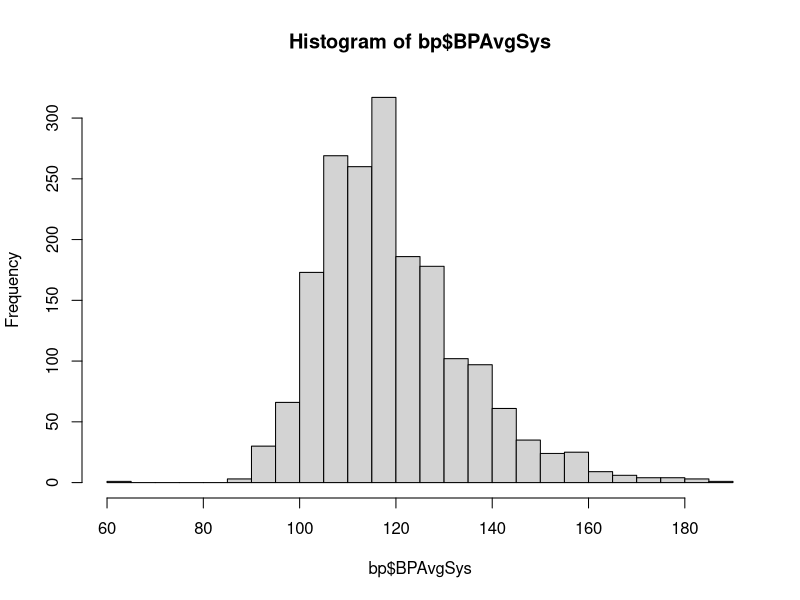
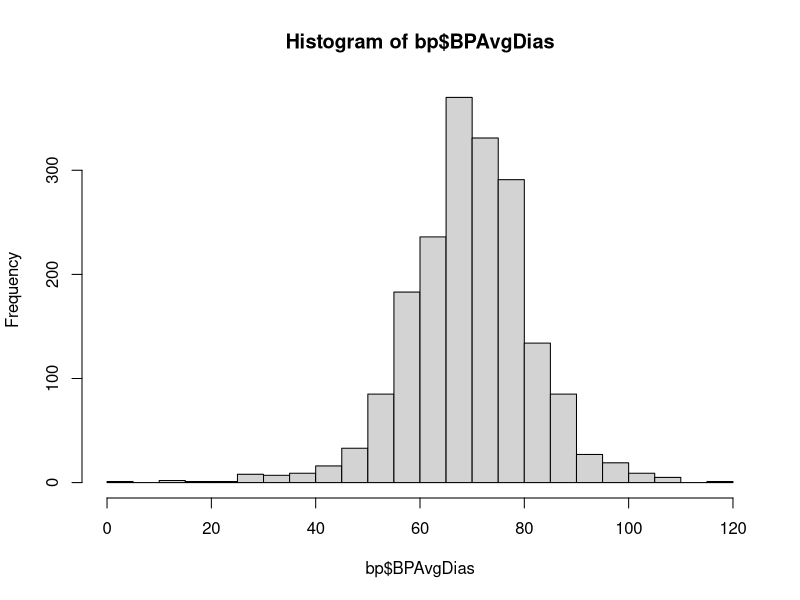
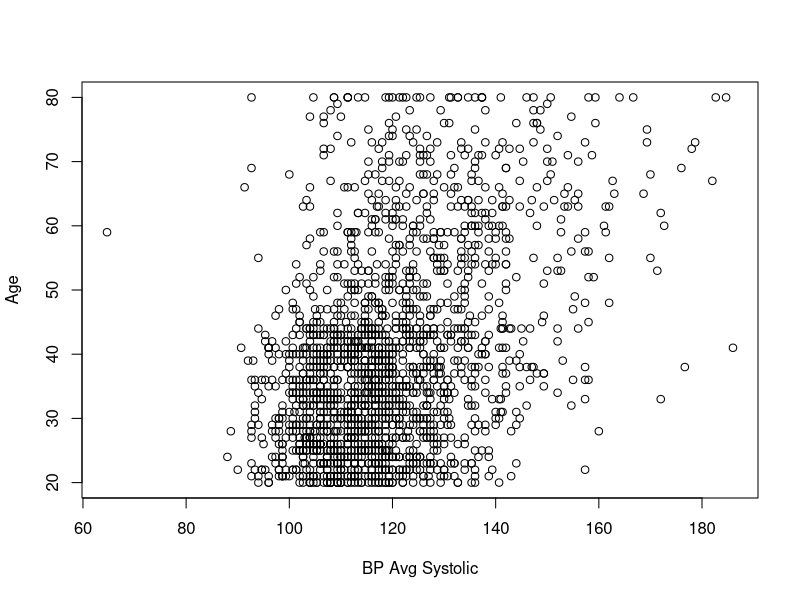
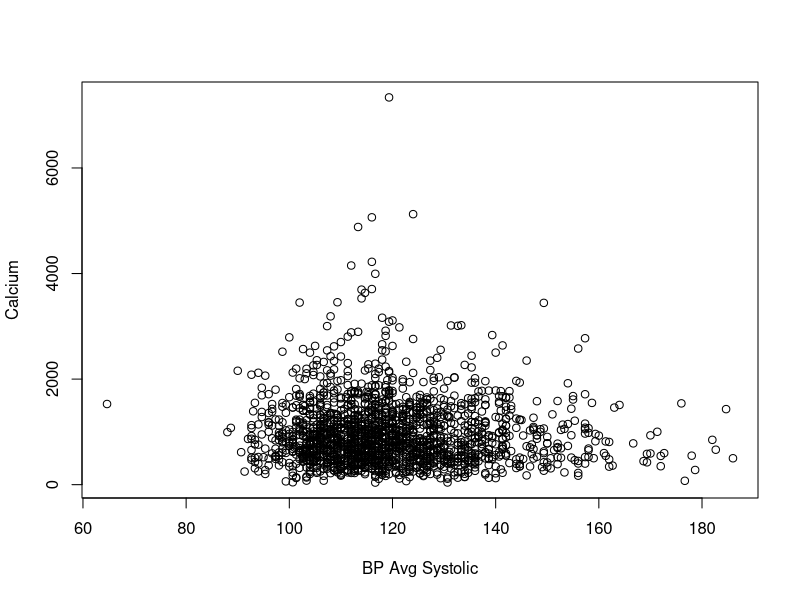
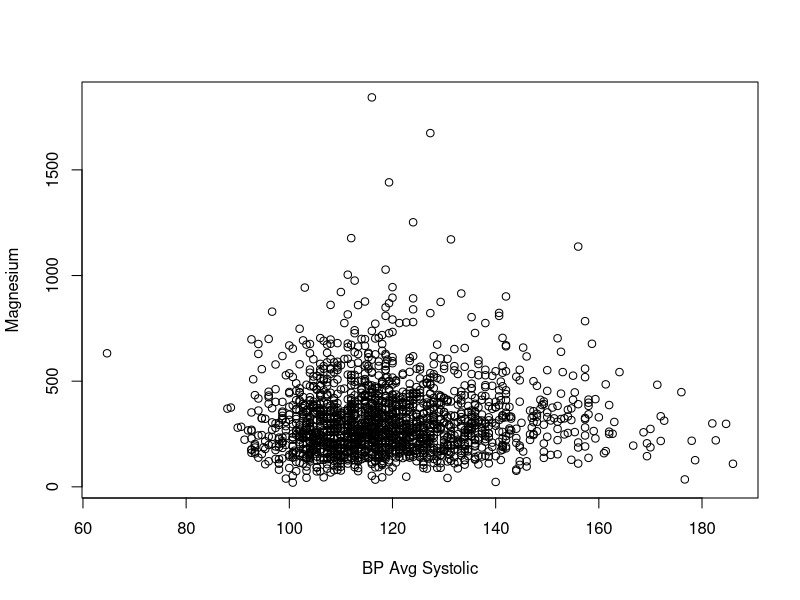
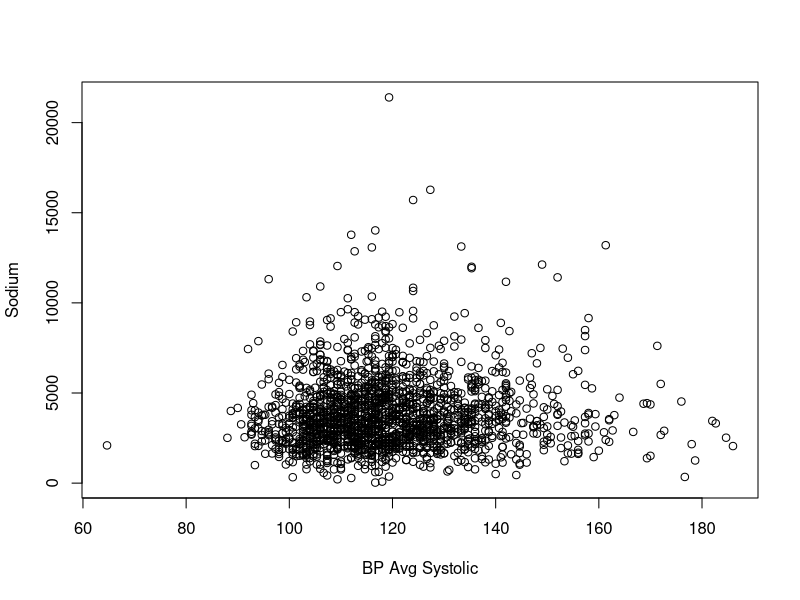
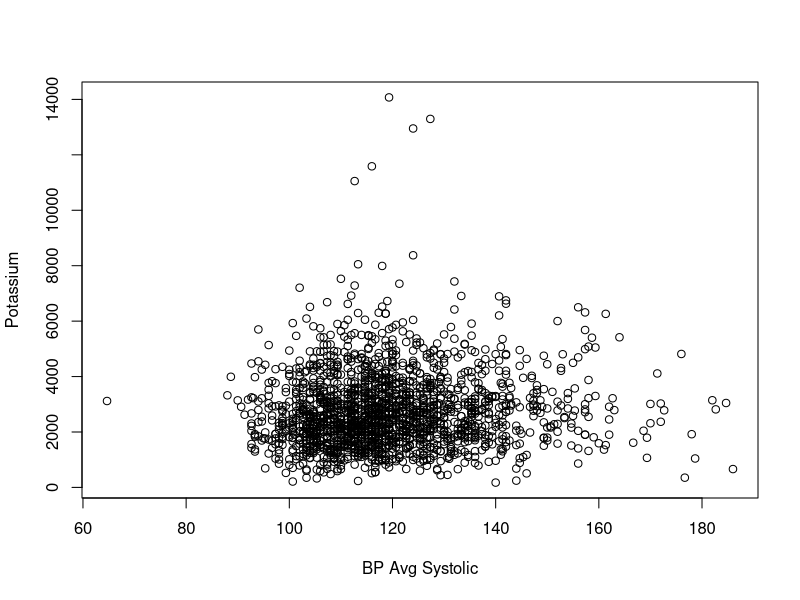
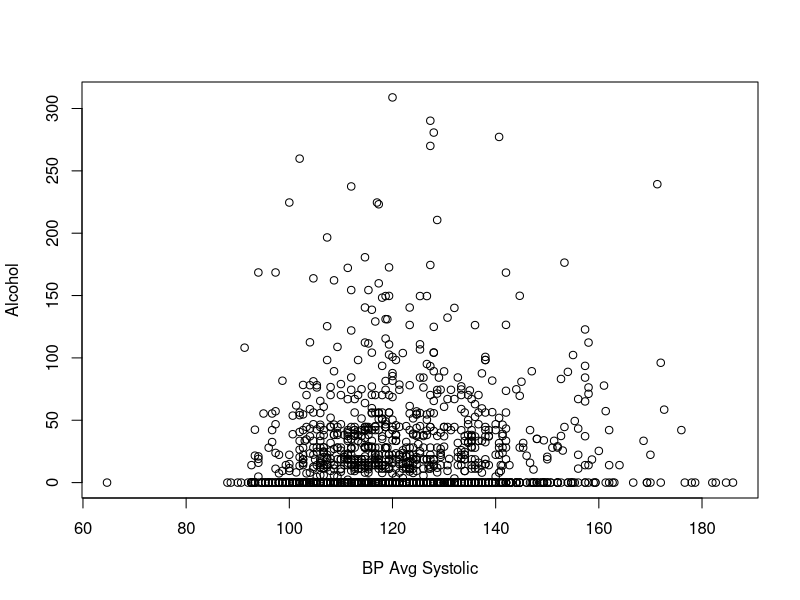

Here is the R script that generated these plots, in order:
## ---- chunk 1
knitr::opts_chunk$set(echo = TRUE)
## ---- chunk 2

bp = read.csv("NHANES Filtered Workbook.csv")
bp$BPAvgSys = rowMeans(bp[c("BPXSY1", "BPXSY2", "BPXSY3")], na.rm=TRUE)
bp$BPAvgDias = rowMeans(bp[c("BPXDI1", "BPXDI2", "BPXDI3")], na.rm=TRUE)
library(dplyr)
bp = select(bp,-c(SEQN, BPXSY1, BPXSY2, BPXSY3,BPXDI1,BPXDI2, BPXDI3, LBXIN, LBDINSI, LBDLDL, DIQ050, URXPREG,IND235))
## ---- chunk 3
bp = na.omit(bp)
bp$DBD895 = replace(bp$DBD895, bp$DBD895==5555, 22)
## ---- chunk 4
bp = bp %>% filter(RIDEXPRG != 3, INDHHIN2 %in% c(1:10,14,15), DRQSPREP != 9, DRQSDIET != 9, !ALQ130 %in% c(777,999), !DIQ010 %in% c(7,9), !DIQ160 %in% c(7,9), !DBD895 %in% c(7777,9999), !DPQ030 %in% c(7,9), !MCQ080 %in% c(7,9), !MCQ160B %in% c(7,9), !MCQ160C %in% c(7,9), !MCQ160F %in% c(7,9), !PAD680 %in% c(7777,9999), !SMQ020 %in% c(7,9))
## ---- chunk 5
colnames(bp)[1:34] = c("Sex","Age","Race","Pregnant", "InfantsInHousehold", "ChildrenInHousehold", "SeniorsInHousehold", "Income", "SaltUsed", "SpecialDiet", "Calcium","Magnesium","Sodium","Potassium","Alcohol", "Weight","BMI", "Waist", "LabCalcium", "LabCholesterol", "LabTriglycerides", "LabHDL", "LabGlucose", "DailyAlcoholicDrinks", "Diabetic","Prediabetic", "WeeklyMealsNotHomePrepared", "HighBP", "Overweight", "CongestiveHeartFailure", "CoronaryHeartDisease", "Stroke", "SedentaryMins", "SmokedCigarettes")

## ---- chunk 6
bp = select(bp,-c(Diabetic))
## ---- chunk 7
bp_d = subset(bp, select= -c(BPAvgSys))
bp_s = subset(bp, select= -c(BPAvgDias))
## ---- chunk 8
hist(bp$BPAvgSys, breaks =40)
hist(bp$BPAvgDias, breaks=40)
## ---- chunk 9
numerical = subset(bp, select = c(Age, Calcium, Magnesium, Sodium, Potassium, Alcohol, Weight, BMI, Waist, LabCalcium, LabCholesterol, LabTriglycerides, LabHDL, LabGlucose, DailyAlcoholicDrinks, WeeklyMealsNotHomePrepared, SedentaryMins))
i = 1
while (i <= length(names(numerical))) {
  plot(bp$BPAvgSys, numerical[,i], xlab = "BP Avg Systolic", ylab = names(numerical)[i])
  i = i + 1
}
## ---- chunk 10

i=1
while (i <= length(names(numerical))) {
  plot(bp$BPAvgDias, numerical[,i], xlab = "BP Avg Diastolic", ylab = names(numerical)[i])
  i = i + 1
}

## ---- chunk 11
characs = subset(bp, select = -c(Age, Calcium, Magnesium, Sodium, Potassium, Alcohol, Weight, BMI, Waist, LabCalcium, LabCholesterol, LabTriglycerides, LabHDL, LabGlucose, DailyAlcoholicDrinks, WeeklyMealsNotHomePrepared, SedentaryMins, BPAvgSys, BPAvgDias))
i = 1
while (i <= length(names(characs))) {
  boxplot(bp$BPAvgSys ~ characs[,i], xlab = "BP Avg Systolic", ylab = names(characs)[i])
  i = i + 1
}
## ---- chunk 12
i = 1
while (i <= length(names(characs))) {
  boxplot(bp$BPAvgDias ~ characs[,i], xlab = "BP Avg Diastolic", ylab = names(characs)[i])
  i = i + 1
}
## ---- chunk 13
cor(bp, method = "pearson")[,"BPAvgSys"]
## ---- chunk 14
cor(bp_d, method = "pearson")[,"BPAvgDias"]
## ---- chunk 15
full_sys = lm(BPAvgSys ~ as.factor(Sex)+Age+as.factor(Race)+as.factor(Pregnant)+as.factor(InfantsInHousehold)+as.factor(ChildrenInHousehold)+as.factor(SeniorsInHousehold)+as.factor(Income)+as.factor(SaltUsed)+as.factor(SpecialDiet)+Calcium+Magnesium+Sodium+ Potassium + Alcohol + BMI + Waist + LabCalcium + LabCholesterol + LabTriglycerides + LabHDL + LabGlucose + DailyAlcoholicDrinks + as.factor(Prediabetic) + WeeklyMealsNotHomePrepared + as.factor(HighBP) + as.factor(Overweight) + as.factor(CongestiveHeartFailure)+as.factor(CoronaryHeartDisease)+as.factor(Stroke)+SedentaryMins + as.factor(SmokedCigarettes), data=bp_s)
summary(full_sys)
## ---- chunk 16
library(car)
## ---- chunk 17
vif(full_sys)
## ---- chunk 18
# compute influential points statistics
influence.measures(full_sys)
# print out only observations that may be influential 
summary(influence.measures(full_sys))

plot(rstudent(full_sys)~hatvalues(full_sys))
abline(h =-3, col="red")  # add cutoff line
abline(h = 3, col="red")  # add cutoff line

LargeResiduals <- abs(rstudent(full_sys)) > 3
bp_s_less_out <- bp_s[!LargeResiduals, ]
nrow(bp_s)-nrow(bp_s_less_out)
## ---- chunk 19
full_sys_new = lm(BPAvgSys ~ as.factor(Sex)+Age+as.factor(Race)+as.factor(Pregnant)+as.factor(InfantsInHousehold)+as.factor(ChildrenInHousehold)+as.factor(SeniorsInHousehold)+as.factor(Income)+as.factor(SaltUsed)+as.factor(SpecialDiet)+Calcium+Magnesium+Sodium+ Potassium + Alcohol + BMI + Waist + LabCalcium + LabCholesterol + LabTriglycerides + LabHDL + LabGlucose + DailyAlcoholicDrinks + as.factor(Prediabetic) + WeeklyMealsNotHomePrepared + as.factor(HighBP) + as.factor(Overweight) + as.factor(CongestiveHeartFailure)+as.factor(CoronaryHeartDisease)+as.factor(Stroke)+SedentaryMins + as.factor(SmokedCigarettes), data=bp_s_less_out)

plot(rstudent(full_sys_new)~hatvalues(full_sys_new))
abline(h =-3, col="red")  # add cutoff line
abline(h = 3, col="red")  # add cutoff line
## ---- chunk 20
summary(full_sys_new)
## ---- chunk 21
step(full_sys_new, direction = "backward", trace=FALSE)
## ---- chunk 22
Base = lm(BPAvgSys ~ 1, data=bp_s)
step(Base, scope=formula(full_sys),direction = "forward", trace=FALSE)
## ---- chunk 23
sys_less_out = lm(formula = BPAvgSys ~ as.factor(Sex) + Age + as.factor(Race) + 
    as.factor(SeniorsInHousehold) + as.factor(Income) + as.factor(SaltUsed) + 
    as.factor(SpecialDiet) + Calcium + Sodium + Alcohol + BMI + 
    LabCalcium + LabCholesterol + LabTriglycerides + LabHDL + 
    LabGlucose + as.factor(CongestiveHeartFailure) + as.factor(CoronaryHeartDisease), 
    data = bp_s_less_out)
summary(sys_less_out)
## ---- chunk 24
#residuals vs fitted values plot
plot(fitted(full_sys), rstandard(full_sys))
abline(a=0,b=0,col='red')

#residuals vs independent variables
plot(bp_s$Age,  rstandard(full_sys), main="Age vs residuals plot for M2")
abline(a=0, b=0,col='red')
plot(bp_s$Income,  rstandard(full_sys), main="Income vs residuals plot for M2")
abline(a=0, b=0,col='red')
plot(bp_s$BMI,  rstandard(full_sys), main="Wealth vs residuals plot for M2")
abline(a=0, b=0,col='red')
plot(bp_s$LabTriglycerides,  rstandard(full_sys), main="Triglycerides vs residuals plot for M2")
abline(a=0, b=0,col='red')
plot(bp_s$Alcohol,  rstandard(full_sys), main="Alcohol vs residuals plot for M2")
abline(a=0, b=0,col='red')
plot(bp_s$WeeklyMealsNotHomePrepared,  rstandard(full_sys), main="WeeklyMealsNotHomePrepared vs residuals plot for M2")
abline(a=0, b=0,col='red')

#normal probability plot of residuals
qqnorm(rstandard(full_sys))
qqline(rstandard(full_sys),col=2)
## ---- chunk 25

Alcohol2 = bp_s$Alcohol^2
LabTriglycerides2 = bp_s$LabTriglycerides^2
WeeklyMealsNotHomePrepared2 = bp_s$WeeklyMealsNotHomePrepared^2

# attach it to bp_s dataset
bp_s=cbind(bp_s, Alcohol2,LabTriglycerides2, WeeklyMealsNotHomePrepared2)

full_sys_transformed = lm(BPAvgSys ~ as.factor(Sex)+Age+as.factor(Race)+as.factor(Pregnant)+as.factor(InfantsInHousehold)+as.factor(ChildrenInHousehold)+as.factor(SeniorsInHousehold)+as.factor(Income)+as.factor(SaltUsed)+as.factor(SpecialDiet)+Calcium+Magnesium+Sodium+ Potassium + Alcohol + Alcohol2 + BMI + Waist + LabCalcium + LabCholesterol + LabTriglycerides+ LabTriglycerides2 + LabHDL + LabGlucose + DailyAlcoholicDrinks + as.factor(Prediabetic) + WeeklyMealsNotHomePrepared + WeeklyMealsNotHomePrepared2 + as.factor(HighBP) + as.factor(Overweight) + as.factor(CongestiveHeartFailure)+as.factor(CoronaryHeartDisease)+as.factor(Stroke)+SedentaryMins + as.factor(SmokedCigarettes), data=bp_s)
summary(full_sys_transformed)
## ---- chunk 26
#residuals vs fitted values plot
plot(fitted(full_sys_transformed), rstandard(full_sys_transformed))
abline(a=0,b=0,col='red')

plot(bp_s$LabTriglycerides2,  rstandard(full_sys_transformed), main="Triglycerides vs residuals plot for M2")
abline(a=0, b=0,col='red')
plot(bp_s$Alcohol2,  rstandard(full_sys_transformed), main="Alcohol vs residuals plot for M2")
abline(a=0, b=0,col='red')
plot(bp_s$WeeklyMealsNotHomePrepared2,  rstandard(full_sys_transformed), main="WeeklyMealsNotHomePrepared vs residuals plot for M2")
abline(a=0, b=0,col='red')

#normal probability plot of residuals
qqnorm(rstandard(full_sys_transformed))
qqline(rstandard(full_sys_transformed),col=2)
## ---- chunk 27
step(full_sys_transformed, direction = "backward", trace=FALSE)
## ---- chunk 28
sys_trans = lm(formula = BPAvgSys ~ as.factor(Sex) + Age + as.factor(Race) + 
    as.factor(SeniorsInHousehold) + as.factor(Income) + as.factor(SaltUsed) + 
    as.factor(SpecialDiet) + Magnesium + Alcohol + Alcohol2 + 
    BMI + LabCholesterol + LabTriglycerides + LabTriglycerides2 + 
    LabHDL + as.factor(CongestiveHeartFailure) + as.factor(CoronaryHeartDisease), 
    data = bp_s)
summary(sys_trans)
## ---- chunk 29
Alcohol2 = bp_s_less_out$Alcohol^2
LabTriglycerides2 = bp_s_less_out$LabTriglycerides^2
WeeklyMealsNotHomePrepared2 = bp_s_less_out$WeeklyMealsNotHomePrepared^2

# attach it to bp_s dataset
bp_s_less_out=cbind(bp_s_less_out, Alcohol2,LabTriglycerides2, WeeklyMealsNotHomePrepared2)

full_sys_tran_less_out = lm(BPAvgSys ~ as.factor(Sex)+Age+as.factor(Race)+as.factor(Pregnant)+as.factor(InfantsInHousehold)+as.factor(ChildrenInHousehold)+as.factor(SeniorsInHousehold)+as.factor(Income)+as.factor(SaltUsed)+as.factor(SpecialDiet)+Calcium+Magnesium+Sodium+ Potassium + Alcohol + Alcohol2 + BMI + Waist + LabCalcium + LabCholesterol + LabTriglycerides+ LabTriglycerides2 + LabHDL + LabGlucose + DailyAlcoholicDrinks + as.factor(Prediabetic) + WeeklyMealsNotHomePrepared + WeeklyMealsNotHomePrepared2 + as.factor(HighBP) + as.factor(Overweight) + as.factor(CongestiveHeartFailure)+as.factor(CoronaryHeartDisease)+as.factor(Stroke)+SedentaryMins + as.factor(SmokedCigarettes), data=bp_s_less_out)
summary(full_sys_tran_less_out)
## ---- chunk 30
step(full_sys_tran_less_out, direction = "backward", trace=FALSE)
## ---- chunk 31
Base_less_out = lm(BPAvgSys ~ 1, data=bp_s_less_out)
step(Base_less_out, scope=formula(full_sys_tran_less_out),direction = "forward", trace=FALSE)
## ---- chunk 32
sys_trans_out_comb = lm(formula = BPAvgSys ~ as.factor(Sex) + Age + as.factor(Race) + 
    as.factor(SeniorsInHousehold) + as.factor(Income) + as.factor(SaltUsed) + 
    Calcium + Sodium + Alcohol + Alcohol2 + BMI + LabCalcium + 
    LabTriglycerides + LabTriglycerides2 + LabHDL + LabGlucose + 
    as.factor(CongestiveHeartFailure) + as.factor(CoronaryHeartDisease), 
    data = bp_s_less_out)
summary(sys_trans_out_comb)
## ---- chunk 33
d_Race_4=(bp_s_less_out$Race == 4)*1
d_Race_5=(bp_s_less_out$Race == 5)*1
d_SeniorsinHousehold_1=(bp_s_less_out$SeniorsInHousehold == 1)*1
d_SeniorsinHousehold_2=(bp_s_less_out$SeniorsInHousehold == 2)*1
d_Sex_2=(bp_s_less_out$Sex == 2)*1
d_SaltUsed_2=(bp_s_less_out$SaltUsed == 2)*1
d_SaltUsed_3=(bp_s_less_out$SaltUsed == 3)*1
d_SaltUsed_4=(bp_s_less_out$SaltUsed == 4)*1
d_CongHeartFail_2=(bp_s_less_out$CongestiveHeartFailure == 2)*1
d_CorHeartDisease_2=(bp_s_less_out$CoronaryHeartDisease == 2)*1
## ---- chunk 34
sys_trans_out_comb2 = lm(formula = BPAvgSys ~ as.factor(Sex) + Age + d_Race_4 + d_Race_5 + 
    d_SeniorsinHousehold_1 + d_SeniorsinHousehold_2 + as.factor(SaltUsed) + 
    Alcohol + Alcohol2 + BMI +
    LabTriglycerides + LabTriglycerides2 + LabHDL + 
    as.factor(CongestiveHeartFailure) + as.factor(CoronaryHeartDisease), 
    data = bp_s_less_out)
summary(sys_trans_out_comb2)
## ---- chunk 35
#residuals vs fitted values plot
plot(fitted(sys_trans_out_comb2), rstandard(sys_trans_out_comb2))
abline(a=0,b=0,col='red')

plot(bp_s_less_out$LabTriglycerides2,  rstandard(sys_trans_out_comb2), main="Triglycerides vs residuals plot for M2")
abline(a=0, b=0,col='red')
plot(bp_s_less_out$BMI,  rstandard(sys_trans_out_comb2), main="BMI vs residuals plot for M2")
abline(a=0, b=0,col='red')
plot(bp_s_less_out$Alcohol2,  rstandard(sys_trans_out_comb2), main="Alcohol vs residuals plot for M2")
abline(a=0, b=0,col='red')

#normal probability plot of residuals
qqnorm(rstandard(sys_trans_out_comb2))
qqline(rstandard(sys_trans_out_comb2),col=2)
## ---- chunk 36
sys_trans_out_int_full = lm(formula = BPAvgSys ~ as.factor(Sex)*( Age + as.factor(Race) + 
    as.factor(SeniorsInHousehold) + as.factor(Income) + as.factor(SaltUsed) + 
    Calcium + Sodium + Alcohol + Alcohol2 + BMI + LabCalcium + 
    LabTriglycerides + LabTriglycerides2 + LabHDL + LabGlucose + 
    as.factor(CongestiveHeartFailure) + as.factor(CoronaryHeartDisease)), 
    data = bp_s_less_out)
step(sys_trans_out_int_full, direction="backward", trace=FALSE)
## ---- chunk 37
sys_trans_out_int1 = lm(formula = BPAvgSys ~ Age + d_Race_4 + d_Race_5 + 
    d_SeniorsinHousehold_1 + d_SeniorsinHousehold_2 + as.factor(SaltUsed) + 
    Alcohol + Alcohol2 + BMI + 
    LabTriglycerides + LabTriglycerides2 + LabHDL + 
    as.factor(CongestiveHeartFailure) + as.factor(CoronaryHeartDisease) + 
    as.factor(Sex):LabHDL, data = bp_s_less_out)
summary(sys_trans_out_int1)
